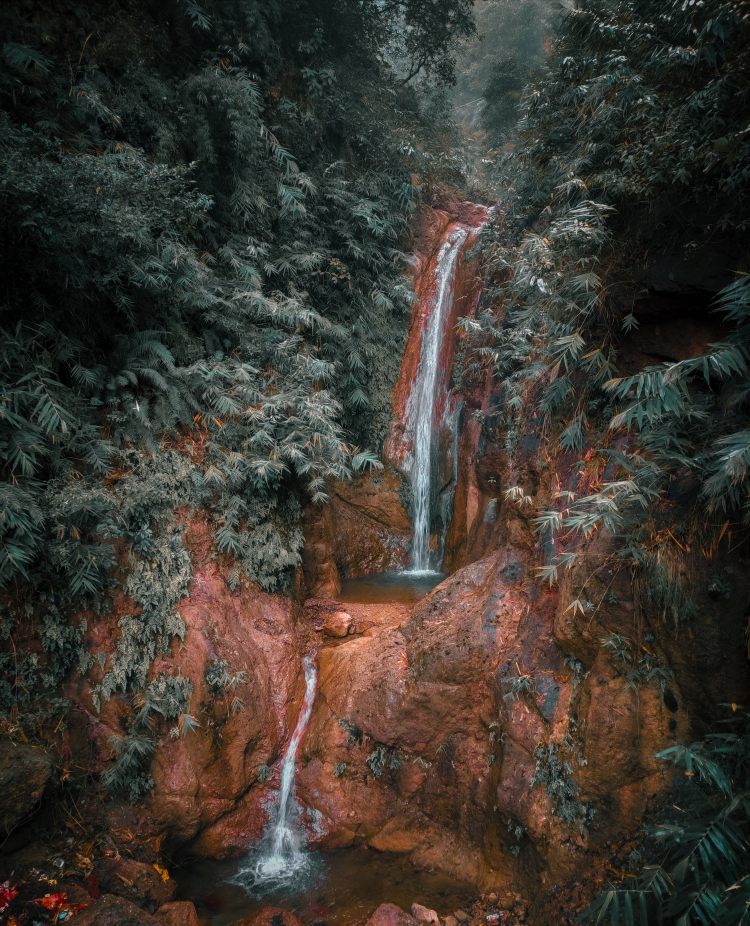
#> input picture im1.jpg, 2998 x 3702 px, found by its file name (shown at 1/4 size)
$ python smooth.py
#> lines starting #> are read from the running program, lines starting #| are printed output that depends on the picture
import cv2 as cv
import numpy as np


img=cv.imread('E:\Downloads\Documents\open cv\code\im1.jpg')
#> img is the input picture: shape (3702, 2998, 3); mean B, G, R 48.4, 55.8, 60.7
# cv.imshow('img',img)
imgg=cv.resize(img,(500,500)) #without considering the aspect ratio
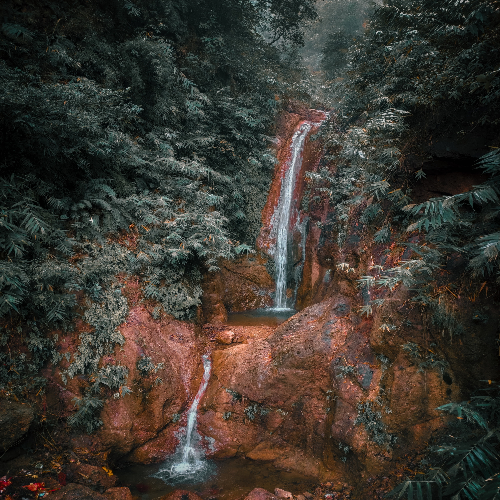
#> imgg: shape (500, 500, 3); mean B, G, R 48.3, 55.7, 60.6
cv.imshow('resized',imgg)

# average blur
average=cv.blur(imgg,(3,3))
cv.imshow('average',average)

# gaussian blur
gauss=cv.GaussianBlur(imgg,(3,3),0)
cv.imshow('gaussian blur',gauss)

# median blur
median=cv.medianBlur(imgg,3)
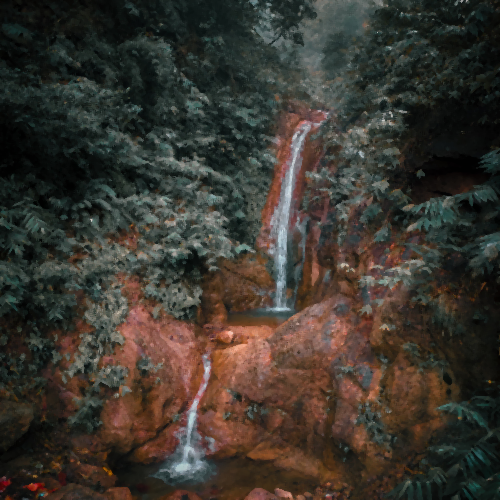
#> median: shape (500, 500, 3); mean B, G, R 46.8, 54.2, 59
cv.imshow('median',median)

# Bilateral blur
bilateral=cv.bilateralFilter(imgg,10,25,35)
cv.imshow('bilateral',bilateral)

cv.waitKey(0)

$ run again, with ben.jpg copied over im1.jpg
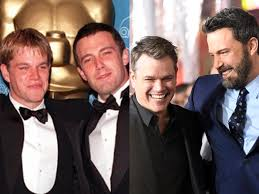
#> input picture ben.jpg, 259 x 194 px, found by its file name
#> img is the input picture: shape (194, 259, 3); mean B, G, R 95.9, 99.7, 118.7
#> `imgg=cv.resize(img,(500,500))`:
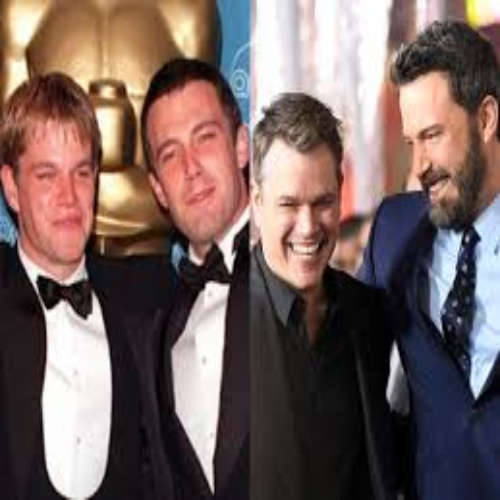
#> imgg: shape (500, 500, 3); mean B, G, R 95.8, 99.6, 118.6

$ run again, with im.jpg copied over im1.jpg
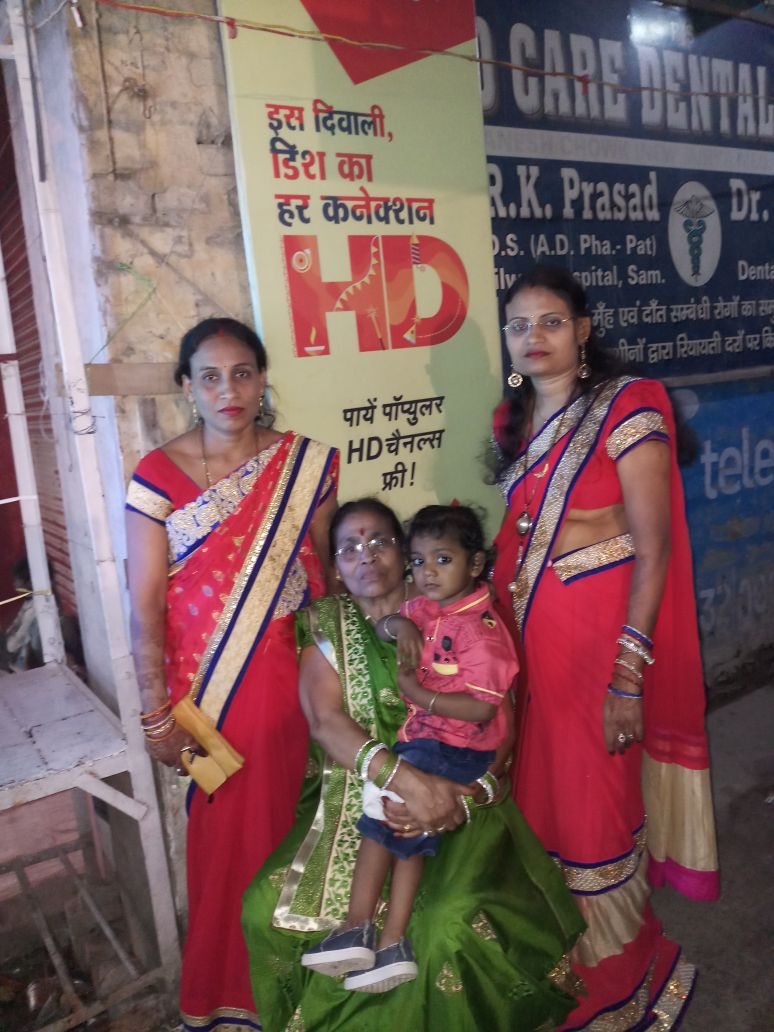
#> input picture im.jpg, 774 x 1032 px, found by its file name
#> img is the input picture: shape (1032, 774, 3); mean B, G, R 93.9, 93.8, 121.3
#> `imgg=cv.resize(img,(500,500))`:
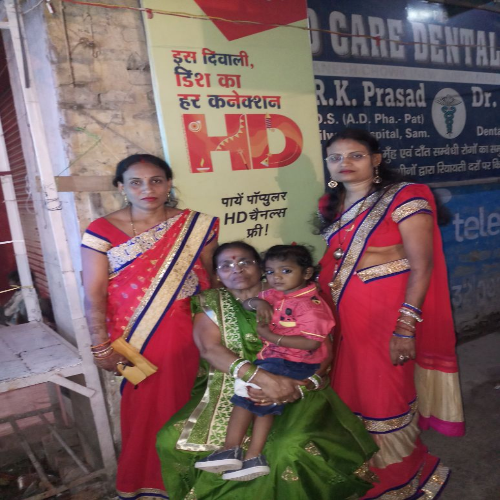
#> imgg: shape (500, 500, 3); mean B, G, R 93.8, 93.6, 121.2
